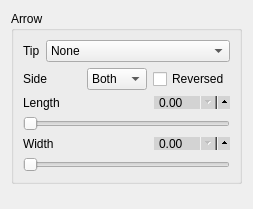
             <widget class="QWidget" name="page_14">
              <property name="geometry">
               <rect>
                <x>0</x>
                <y>0</y>
                <width>223</width>
                <height>209</height>
               </rect>
              </property>
              <attribute name="label">
               <string>Destination Arrow</string>
              </attribute>
              <layout class="QVBoxLayout" name="verticalLayout_144">
               <item>
                <widget class="QGroupBox" name="groupBox_26">
                 <property name="title">
                  <string>Arrow</string>
                 </property>
                 <layout class="QVBoxLayout" name="verticalLayout_141">
                  <item>
                   <layout class="QHBoxLayout" name="horizontalLayout_151">
                    <item>
                     <widget class="QLabel" name="label_150">
                      <property name="text">
                       <string>Tip</string>
                      </property>
                     </widget>
                    </item>
                    <item>
                     <widget class="QComboBox" name="circle_d_tip">
                      <property name="focusPolicy">
                       <enum>Qt::ClickFocus</enum>
                      </property>
                      <item>
                       <property name="text">
                        <string>None</string>
                       </property>
                      </item>
                      <item>
                       <property name="text">
                        <string>stealth</string>
                       </property>
                      </item>
                      <item>
                       <property name="text">
                        <string>stealth round</string>
                       </property>
                      </item>
                      <item>
                       <property name="text">
                        <string>stealth open</string>
                       </property>
                      </item>
                      <item>
                       <property name="text">
                        <string>stealth open round</string>
                       </property>
                      </item>
                      <item>
                       <property name="text">
                        <string>&lt;</string>
                       </property>
                      </item>
                      <item>
                       <property name="text">
                        <string>&gt;</string>
                       </property>
                      </item>
                      <item>
                       <property name="text">
                        <string>latex</string>
                       </property>
                      </item>
                      <item>
                       <property name="text">
                        <string>latex round</string>
                       </property>
                      </item>
                      <item>
                       <property name="text">
                        <string>latex open</string>
                       </property>
                      </item>
                      <item>
                       <property name="text">
                        <string>latex open round</string>
                       </property>
                      </item>
                      <item>
                       <property name="text">
                        <string>to / classical tikz rightarrow</string>
                       </property>
                      </item>
                      <item>
                       <property name="text">
                        <string>computer modern rightarrow</string>
                       </property>
                      </item>
                      <item>
                       <property name="text">
                        <string>implies</string>
                       </property>
                      </item>
                      <item>
                       <property name="text">
                        <string>butt cap</string>
                       </property>
                      </item>
                      <item>
                       <property name="text">
                        <string>fast round</string>
                       </property>
                      </item>
                      <item>
                       <property name="text">
                        <string>fast triangle</string>
                       </property>
                      </item>
                      <item>
                       <property name="text">
                        <string>round cap</string>
                       </property>
                      </item>
                      <item>
                       <property name="text">
                        <string>triangle cap</string>
                       </property>
                      </item>
                      <item>
                       <property name="text">
                        <string>circle</string>
                       </property>
                      </item>
                      <item>
                       <property name="text">
                        <string>circle open</string>
                       </property>
                      </item>
                      <item>
                       <property name="text">
                        <string>diamond</string>
                       </property>
                      </item>
                      <item>
                       <property name="text">
                        <string>diamond open</string>
                       </property>
                      </item>
                      <item>
                       <property name="text">
                        <string>ellipse</string>
                       </property>
                      </item>
                      <item>
                       <property name="text">
                        <string>ellipse open</string>
                       </property>
                      </item>
                      <item>
                       <property name="text">
                        <string>kite</string>
                       </property>
                      </item>
                      <item>
                       <property name="text">
                        <string>kite open</string>
                       </property>
                      </item>
                      <item>
                       <property name="text">
                        <string>rectangle</string>
                       </property>
                      </item>
                      <item>
                       <property name="text">
                        <string>rectangle open</string>
                       </property>
                      </item>
                      <item>
                       <property name="text">
                        <string>square</string>
                       </property>
                      </item>
                      <item>
                       <property name="text">
                        <string>square open</string>
                       </property>
                      </item>
                      <item>
                       <property name="text">
                        <string>triangle</string>
                       </property>
                      </item>
                      <item>
                       <property name="text">
                        <string>triangle open</string>
                       </property>
                      </item>
                      <item>
                       <property name="text">
                        <string>turned square</string>
                       </property>
                      </item>
                      <item>
                       <property name="text">
                        <string>turned square open</string>
                       </property>
                      </item>
                      <item>
                       <property name="text">
                        <string>arc barb</string>
                       </property>
                      </item>
                      <item>
                       <property name="text">
                        <string>bar</string>
                       </property>
                      </item>
                      <item>
                       <property name="text">
                        <string>bracket</string>
                       </property>
                      </item>
                      <item>
                       <property name="text">
                        <string>hooks</string>
                       </property>
                      </item>
                      <item>
                       <property name="text">
                        <string>parenthesis</string>
                       </property>
                      </item>
                      <item>
                       <property name="text">
                        <string>straight barb</string>
                       </property>
                      </item>
                      <item>
                       <property name="text">
                        <string>tee barb</string>
                       </property>
                      </item>
                     </widget>
                    </item>
                   </layout>
                  </item>
                  <item>
                   <layout class="QHBoxLayout" name="horizontalLayout_152">
                    <item>
                     <widget class="QLabel" name="label_151">
                      <property name="text">
                       <string>Side</string>
                      </property>
                     </widget>
                    </item>
                    <item>
                     <widget class="QComboBox" name="circle_d_side">
                      <item>
                       <property name="text">
                        <string>Both</string>
                       </property>
                      </item>
                      <item>
                       <property name="text">
                        <string>Left</string>
                       </property>
                      </item>
                      <item>
                       <property name="text">
                        <string>Right</string>
                       </property>
                      </item>
                     </widget>
                    </item>
                    <item>
                     <widget class="QCheckBox" name="circle_d_reversed">
                      <property name="text">
                       <string>Reversed</string>
                      </property>
                     </widget>
                    </item>
                   </layout>
                  </item>
                  <item>
                   <layout class="QVBoxLayout" name="verticalLayout_142">
                    <item>
                     <layout class="QHBoxLayout" name="horizontalLayout_153">
                      <item>
                       <widget class="QLabel" name="label_152">
                        <property name="focusPolicy">
                         <enum>Qt::NoFocus</enum>
                        </property>
                        <property name="text">
                         <string>Length</string>
                        </property>
                       </widget>
                      </item>
                      <item>
                       <widget class="QDoubleSpinBox" name="circle_d_length_spin">
                        <property name="focusPolicy">
                         <enum>Qt::ClickFocus</enum>
                        </property>
                        <property name="styleSheet">
                         <string notr="true">QDoubleSpinBox {
	max-height: 11px;
	min-height: 11px;
    min-width: 60px;
    max-width: 60px;
    padding-right: 10px;
    background-color: lightgray;
    padding-top: -2px;
    padding-bottom: -2px;
}

QDoubleSpinBox::up-button {
  subcontrol-origin: padding;
  subcontrol-position: right center;
  left: 7px;
  height: 18px;
  width: 18px;
}

QDoubleSpinBox::down-button {
  subcontrol-origin: content;
  subcontrol-position: right center;
  left: 0px;
  top: 0px;
  height: 18px;
  width: 18px;
}

</string>
                        </property>
                       </widget>
                      </item>
                     </layout>
                    </item>
                    <item>
                     <widget class="QSlider" name="circle_d_length_slider">
                      <property name="focusPolicy">
                       <enum>Qt::NoFocus</enum>
                      </property>
                      <property name="styleSheet">
                       <string notr="true"/>
                      </property>
                      <property name="orientation">
                       <enum>Qt::Horizontal</enum>
                      </property>
                     </widget>
                    </item>
                   </layout>
                  </item>
                  <item>
                   <layout class="QVBoxLayout" name="verticalLayout_143">
                    <item>
                     <layout class="QHBoxLayout" name="horizontalLayout_154">
                      <item>
                       <widget class="QLabel" name="label_153">
                        <property name="focusPolicy">
                         <enum>Qt::NoFocus</enum>
                        </property>
                        <property name="text">
                         <string>Width</string>
                        </property>
                       </widget>
                      </item>
                      <item>
                       <widget class="QDoubleSpinBox" name="circle_d_width_spin">
                        <property name="focusPolicy">
                         <enum>Qt::ClickFocus</enum>
                        </property>
                        <property name="styleSheet">
                         <string notr="true">QDoubleSpinBox {
	max-height: 11px;
	min-height: 11px;
    min-width: 60px;
    max-width: 60px;
    padding-right: 10px;
    background-color: lightgray;
    padding-top: -2px;
    padding-bottom: -2px;
}

QDoubleSpinBox::up-button {
  subcontrol-origin: padding;
  subcontrol-position: right center;
  left: 7px;
  height: 18px;
  width: 18px;
}

QDoubleSpinBox::down-button {
  subcontrol-origin: content;
  subcontrol-position: right center;
  left: 0px;
  top: 0px;
  height: 18px;
  width: 18px;
}

</string>
                        </property>
                       </widget>
                      </item>
                     </layout>
                    </item>
                    <item>
                     <widget class="QSlider" name="circle_d_width_slider">
                      <property name="focusPolicy">
                       <enum>Qt::NoFocus</enum>
                      </property>
                      <property name="styleSheet">
                       <string notr="true"/>
                      </property>
                      <property name="orientation">
                       <enum>Qt::Horizontal</enum>
                      </property>
                     </widget>
                    </item>
                   </layout>
                  </item>
                 </layout>
                </widget>
               </item>
               <item>
                <spacer name="verticalSpacer_16">
                 <property name="orientation">
                  <enum>Qt::Vertical</enum>
                 </property>
                 <property name="sizeHint" stdset="0">
                  <size>
                   <width>20</width>
                   <height>40</height>
                  </size>
                 </property>
                </spacer>
               </item>
              </layout>
             </widget>
